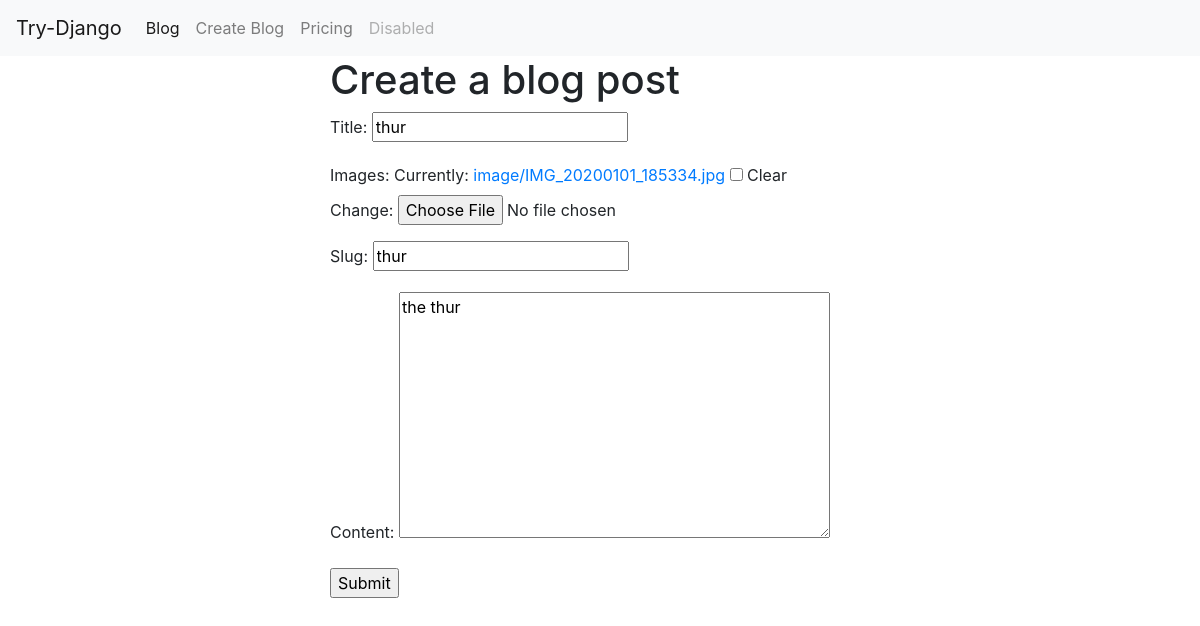
/blog/thur/edit/ (signed in), run on the app's committed database.
### blog/models.py (models this page shows, shortened)
class BlogPost(models.Model):
    user = models.ForeignKey(User, default=1, null=True, on_delete=models.SET_NULL)
    images = models.ImageField(upload_to='image/', blank=True, null=True)
    title = models.CharField(max_length=50)
    slug = models.SlugField(unique=True)
    content = models.TextField(null=True, blank=True)

### blog/views.py (the view)
# urls.py: path('<str:slug>/edit/', views.blog_update, name='blog_update'),
@staff_member_required
def blog_update(request, slug):
    obj = BlogPost.objects.get(slug=slug)
    form = BlogPostModelForm(request.POST or None, request.FILES or None, instance=obj)
    if form.is_valid():
        form.save()
        form = BlogPostModelForm()
    template_name = 'blog/blog_update.html'
    context = {'form':form}
    return render(request, template_name, context)

### blog/forms.py
class BlogPostModelForm(forms.ModelForm):
    class Meta:
        model = BlogPost
        fields = ['title', 'images', 'slug', 'content']

### blog/templates/blog/blog_update.html (shortened to what this page needs)
{% extends 'base.html' %}
{% block content %}
 <h1>Create a blog post</h1>
 <form action="." method="post" enctype="multipart/form-data">
    {{ form.as_p }}
    <input type="submit" value="Submit" />
 </form>
{% endblock  %}

### data on the page
BlogPost: title "thur", slug "thur", content "the thur"
